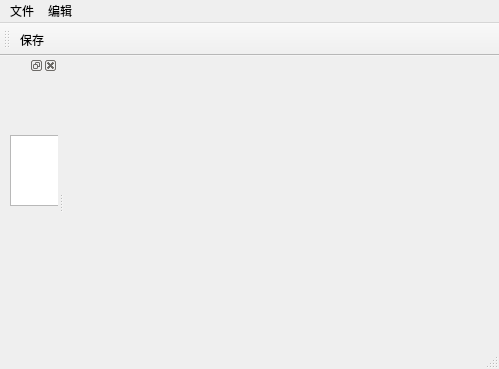
<?xml version="1.0" encoding="UTF-8"?>
<ui version="4.0">
 <class>MainWindow</class>
 <widget class="QMainWindow" name="MainWindow">
  <property name="geometry">
   <rect>
    <x>0</x>
    <y>0</y>
    <width>499</width>
    <height>369</height>
   </rect>
  </property>
  <property name="windowTitle">
   <string>MainWindow</string>
  </property>
  <widget class="QWidget" name="centralWidget"/>
  <widget class="QMenuBar" name="menuBar">
   <property name="geometry">
    <rect>
     <x>0</x>
     <y>0</y>
     <width>499</width>
     <height>23</height>
    </rect>
   </property>
   <widget class="QMenu" name="menuFile">
    <property name="title">
     <string>文件</string>
    </property>
    <addaction name="actionSave"/>
   </widget>
   <widget class="QMenu" name="menuEdit">
    <property name="title">
     <string>编辑</string>
    </property>
   </widget>
   <addaction name="menuFile"/>
   <addaction name="menuEdit"/>
  </widget>
  <widget class="QToolBar" name="mainToolBar">
   <property name="movable">
    <bool>true</bool>
   </property>
   <property name="allowedAreas">
    <set>Qt::AllToolBarAreas</set>
   </property>
   <property name="orientation">
    <enum>Qt::Horizontal</enum>
   </property>
   <property name="iconSize">
    <size>
     <width>32</width>
     <height>32</height>
    </size>
   </property>
   <property name="floatable">
    <bool>false</bool>
   </property>
   <attribute name="toolBarArea">
    <enum>TopToolBarArea</enum>
   </attribute>
   <attribute name="toolBarBreak">
    <bool>false</bool>
   </attribute>
   <addaction name="actionSave"/>
  </widget>
  <widget class="QStatusBar" name="statusBar"/>
  <widget class="QDockWidget" name="dockWidget">
   <attribute name="dockWidgetArea">
    <number>1</number>
   </attribute>
   <widget class="QWidget" name="dockWidgetContents">
    <widget class="QTextEdit" name="textEdit">
     <property name="geometry">
      <rect>
       <x>10</x>
       <y>60</y>
       <width>104</width>
       <height>71</height>
      </rect>
     </property>
    </widget>
   </widget>
  </widget>
  <action name="actionSave">
   <property name="checkable">
    <bool>true</bool>
   </property>
   <property name="icon">
    <iconset resource="zhangsan.qrc">
     <normaloff>:/Image/face.png</normaloff>:/Image/face.png</iconset>
   </property>
   <property name="text">
    <string>保存</string>
   </property>
   <property name="toolTip">
    <string>保存==============</string>
   </property>
   <property name="shortcut">
    <string>Ctrl+Q</string>
   </property>
  </action>
 </widget>
 <layoutdefault spacing="6" margin="11"/>
 <resources>
  <include location="zhangsan.qrc"/>
 </resources>
 <connections/>
</ui>
